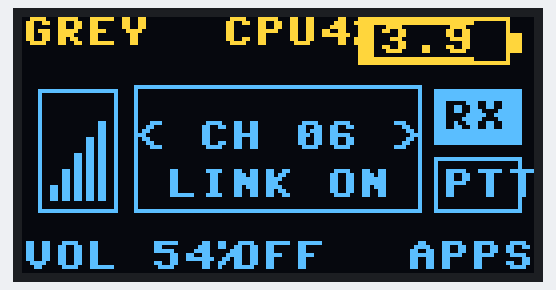
A program run on a simulated ESP32 board running MicroPython. Parts: 128×64 one-colour display. The OLED is the two-colour kind (top 16 rows yellow).

Above: at 0.1 s.
At 3.1 s:
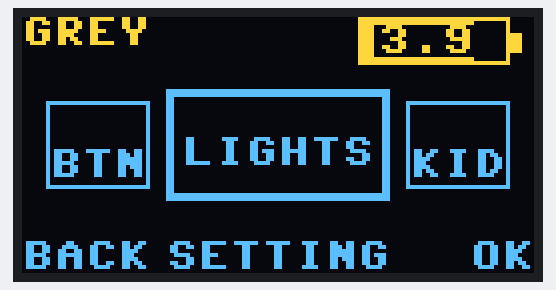
At 6.2 s:
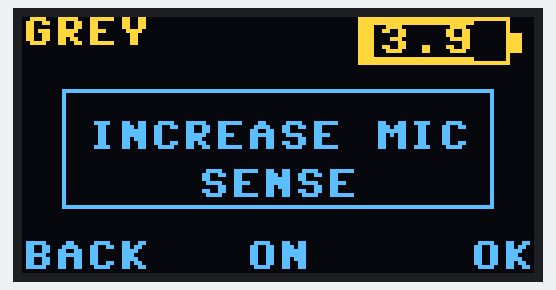
At 8.7 s:
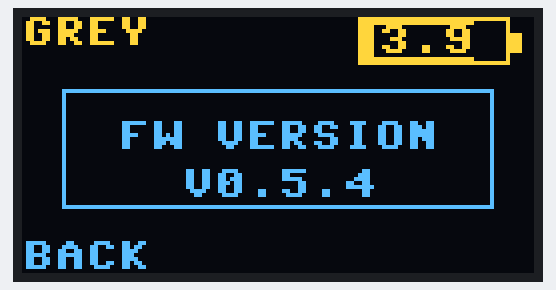
At 11.2 s:
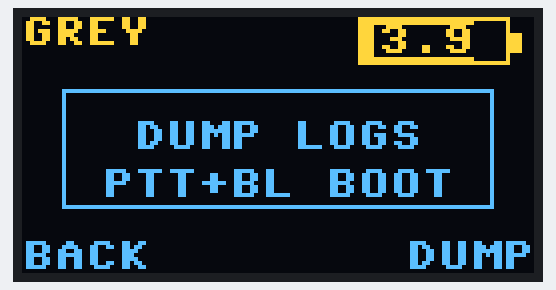

The program:

wokwi_ui_demo.py
```python
"""
Wokwi MicroPython OLED UI demo for the ESP32 walkie-talkie project.

Paste this whole file into Wokwi as `main.py`.

Hardware expected in Wokwi:
- ESP32
- SSD1306 OLED, 128x64, I2C address 0x3C
- OLED SCL -> GPIO22
- OLED SDA -> GPIO21

This is not the real firmware. It is a screenshot/demo loop that recreates the
main PTT screen, apps carousel, settings rows, and range-log/version settings
using MicroPython so the GUI can be captured in a simulator.
"""

from machine import I2C, Pin
import framebuf
import time


WIDTH = 128
HEIGHT = 64
OLED_ADDR = 0x3C


class SSD1306:
    """Minimal SSD1306 I2C driver bundled so the Wokwi paste is self-contained."""

    def __init__(self, width, height, i2c, addr=OLED_ADDR):
        self.width = width
        self.height = height
        self.i2c = i2c
        self.addr = addr
        self.pages = height // 8
        self.buffer = bytearray(self.pages * width)
        self.fb = framebuf.FrameBuffer(self.buffer, width, height, framebuf.MONO_VLSB)
        self.init_display()

    def write_cmd(self, cmd):
        self.i2c.writeto(self.addr, b"\x80" + bytes([cmd]))

    def write_data(self, data):
        self.i2c.writeto(self.addr, b"\x40" + data)

    def init_display(self):
        """Initialize the panel using the standard 128x64 SSD1306 sequence."""
        for cmd in (
            0xAE,
            0x20,
            0x00,
            0x40,
            0xA1,
            0xC8,
            0x81,
            0x7F,
            0xA4,
            0xA6,
            0xA8,
            0x3F,
            0xD3,
            0x00,
            0xD5,
            0x80,
            0xD9,
            0xF1,
            0xDA,
            0x12,
            0xDB,
            0x40,
            0x8D,
            0x14,
            0xAF,
        ):
            self.write_cmd(cmd)
        self.fill(0)
        self.show()

    def fill(self, color):
        self.fb.fill(color)

    def pixel(self, x, y, color):
        self.fb.pixel(x, y, color)

    def text(self, text, x, y, color=1):
        self.fb.text(text, x, y, color)

    def rect(self, x, y, w, h, color=1):
        self.fb.rect(x, y, w, h, color)

    def fill_rect(self, x, y, w, h, color=1):
        self.fb.fill_rect(x, y, w, h, color)

    def line(self, x1, y1, x2, y2, color=1):
        self.fb.line(x1, y1, x2, y2, color)

    def show(self):
        for page in range(self.pages):
            self.write_cmd(0xB0 | page)
            self.write_cmd(0x00)
            self.write_cmd(0x10)
            start = page * self.width
            self.write_data(self.buffer[start:start + self.width])


i2c = I2C(0, scl=Pin(22), sda=Pin(21), freq=400_000)
oled = SSD1306(WIDTH, HEIGHT, i2c)


def text_width(text):
    """MicroPython's built-in font is 8 pixels wide per character."""
    return len(text) * 8


def center_x(text, x=0, w=WIDTH):
    return x + max(0, (w - text_width(text)) // 2)


def centered(text, y, x=0, w=WIDTH, color=1):
    oled.text(text, center_x(text, x, w), y, color)


def clear():
    oled.fill(0)


def draw_top_bar(label="GREY", battery_pct=78, voltage="3.9", cpu=None):
    """Shared header: device name, optional CPU text, battery outline/voltage."""
    oled.text(label, 0, 0)

    if cpu is not None:
        cpu_text = "CPU{}%".format(cpu)
        oled.text(cpu_text, 50, 0)

    oled.rect(84, 0, 38, 12, 1)
    oled.fill_rect(122, 4, 3, 5, 1)
    fill_w = int(36 * max(0, min(100, battery_pct)) / 100)
    if fill_w:
        oled.fill_rect(85, 1, fill_w, 10, 1)

    # Clear a window over the battery fill so voltage remains readable.
    oled.fill_rect(88, 2, 25, 8, 0)
    oled.text(voltage, 89, 2)


def draw_bottom(left="", center="", right=""):
    """Bottom navigation hints used by the firmware UI."""
    oled.fill_rect(0, 54, WIDTH, 10, 0)
    if left:
        oled.text(left, 0, 56)
    if center:
        oled.text(center, center_x(center), 56)
    if right:
        oled.text(right, WIDTH - text_width(right), 56)


def draw_signal_meter(x=4, y=18, quality=80):
    """Five-bar signal meter based on the ESP-NOW RSSI quality percentage."""
    oled.rect(x, y, 20, 31, 1)
    bars = max(0, min(5, (quality + 19) // 20))
    base_y = y + 28
    for i in range(5):
        bar_h = 4 + i * 4
        bar_x = x + 3 + i * 3
        if i < bars:
            oled.fill_rect(bar_x, base_y - bar_h, 2, bar_h, 1)
        else:
            oled.fill_rect(bar_x, base_y - 1, 2, 1, 1)


def status_box(x, y, label, active=False):
    """Tiny RX/PTT box. Active boxes are inverted like the ESP-IDF UI."""
    if active:
        oled.fill_rect(x, y, 22, 14, 1)
        oled.text(label, x + 2, y + 3, 0)
    else:
        oled.rect(x, y, 22, 14, 1)
        oled.text(label, x + 2, y + 3, 1)


def card(x, y, w, h, line1, line2=None, selected=False):
    """Draw an apps/settings style card with optional selected double border."""
    oled.rect(x, y, w, h, 1)
    if selected:
        oled.rect(x + 1, y + 1, w - 2, h - 2, 1)

    if line2:
        centered(line1, y + 6, x, w)
        centered(line2, y + 17, x, w)
    else:
        centered(line1, y + 12, x, w)


def draw_ptt_home():
    """Screenshot screen: main PTT mode with channel, link, RX/PTT, and volume."""
    clear()
    draw_top_bar("GREY", 78, "3.9", cpu=42)
    draw_signal_meter(4, 18, 83)

    oled.rect(28, 17, 72, 32, 1)
    centered("< CH 06 >", 26, 28, 72)
    centered("LINK ON", 38, 28, 72)

    status_box(103, 18, "RX", True)
    status_box(103, 35, "PTT", False)
    draw_bottom("VOL 54%", "OFF", "APPS")
    oled.show()


def app_lines(index, side=False):
    apps = [
        ("TX", "WIFI"),
        ("RX", "WIFI"),
        ("TEXT", "ONLY"),
        ("BTN", "CTRL"),
        ("LIGHTS", None),
        ("KID", "MODE"),
    ]
    line1, line2 = apps[index % len(apps)]
    if side:
        return (line1[:3], None)
    return (line1, line2)


def draw_apps_menu(selected=4):
    """Screenshot screen: horizontally scrolling apps carousel."""
    clear()
    draw_top_bar("GREY", 78, "3.9")

    left = (selected - 1) % 6
    right = (selected + 1) % 6
    l1, l2 = app_lines(left, True)
    c1, c2 = app_lines(selected, False)
    r1, r2 = app_lines(right, True)

    card(6, 21, 26, 22, l1, l2, False)
    card(36, 18, 56, 28, c1, c2, True)
    card(96, 21, 26, 22, r1, r2, False)
    draw_bottom("BACK", "SETTING", "OK")
    oled.show()


def draw_settings(row_name, detail="", state=None, action=""):
    """Screenshot screen: one selected Settings row."""
    clear()
    draw_top_bar("GREY", 78, "3.9")
    oled.rect(10, 18, 108, 30, 1)

    if len(row_name) > 13 and " " in row_name:
        split = row_name.rfind(" ", 0, 14)
        line1 = row_name[:split]
        line2 = row_name[split + 1:]
    else:
        line1 = row_name
        line2 = ""

    centered(line1, 26, 10, 108)
    if detail:
        centered(detail, 38, 10, 108)
    elif line2:
        centered(line2, 38, 10, 108)

    middle = ""
    right = ""
    if state is not None:
        middle = "ON" if state else "OFF"
        right = "OK"
    elif action:
        right = action
    draw_bottom("BACK", middle, right)
    oled.show()


def draw_settings_menu():
    """Representative Settings screenshot: firmware version row."""
    draw_settings("FW VERSION", "V0.5.4")


def draw_log_dump_setting():
    """Screenshot screen: onboard log dump row and boot combo hint."""
    draw_settings("DUMP LOGS", "PTT+BL BOOT", action="DUMP")


def draw_audio_setting():
    """Screenshot screen: normal toggle row for comparison."""
    draw_settings("INCREASE MIC SENSE", state=True)


SCREENS = [
    (draw_ptt_home, 3.0),
    (lambda: draw_apps_menu(4), 3.0),
    (draw_audio_setting, 2.5),
    (draw_settings_menu, 2.5),
    (draw_log_dump_setting, 2.5),
]


while True:
    for draw, seconds in SCREENS:
        draw()
        time.sleep(seconds)
```

Measured:
- by itself, everything shown: repeats every 13.6 s, in 5 steps
- what the display in image 1 shows lasts 3.0 s, from 3.1 s to 6.1 s
- what the display in image 2 shows lasts 2.5 s, from 6.1 s to 8.6 s
